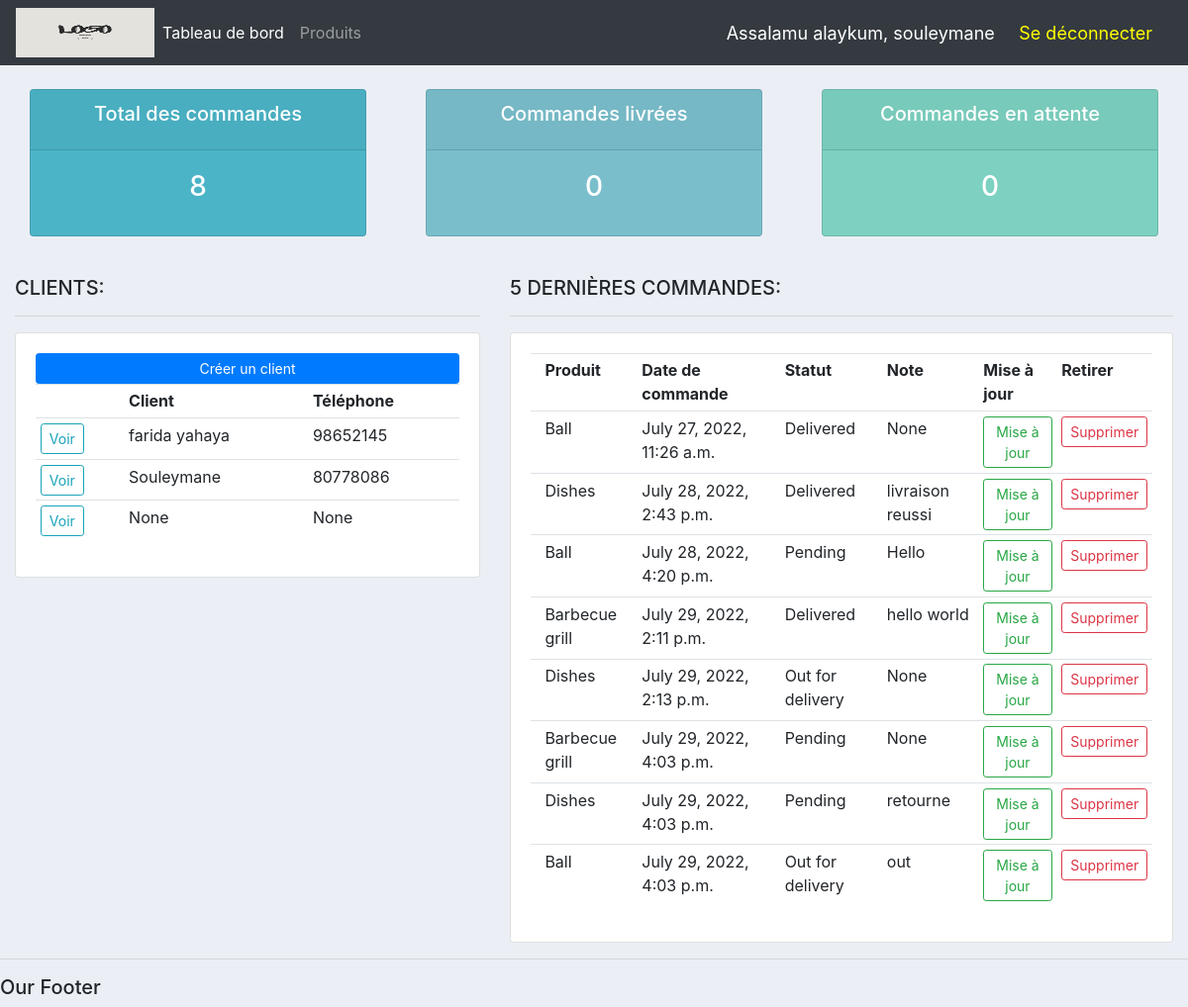
Page / (signed in) on the earlier database version.
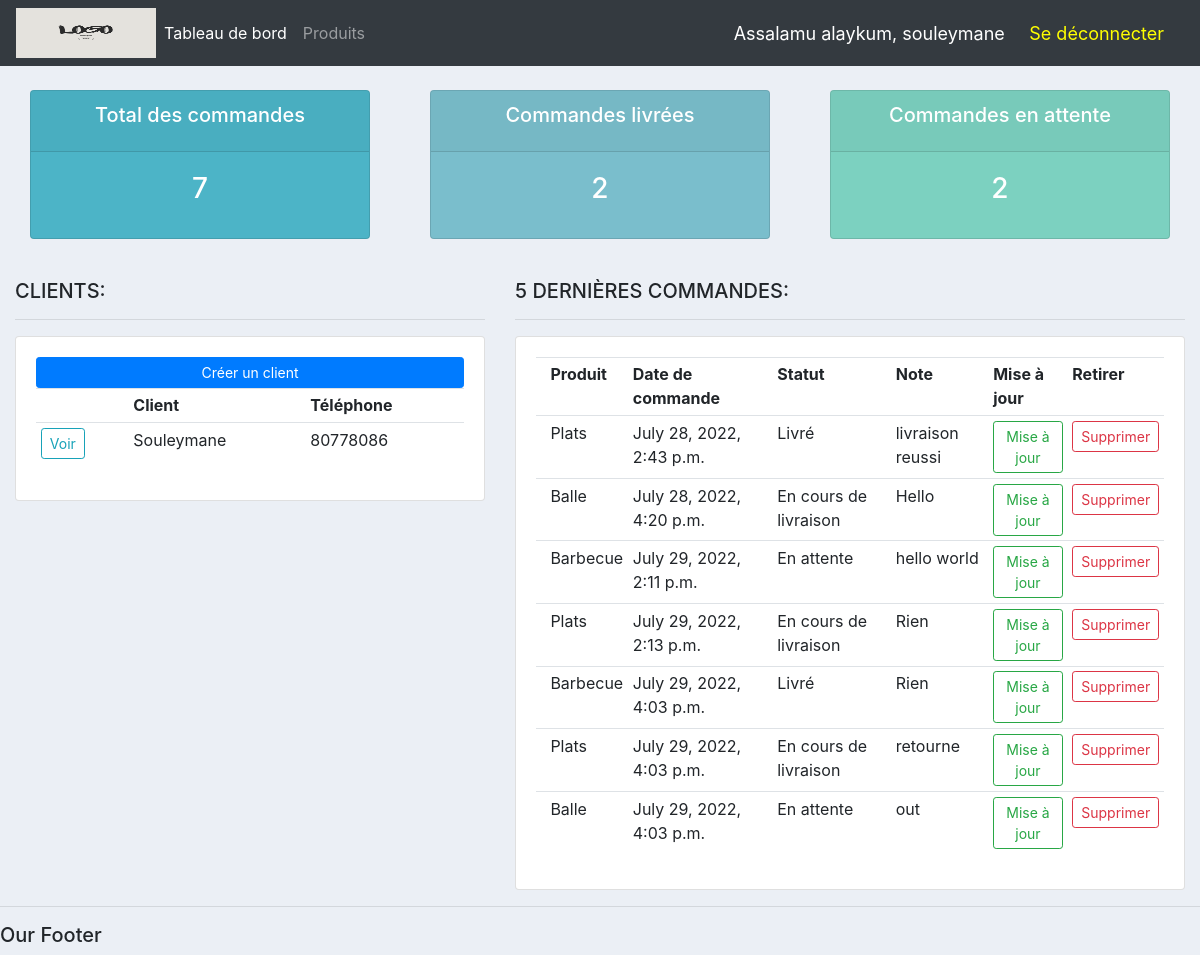
Same page on the later database version.
### accounts/models.py (models this page shows, shortened)
class Customer(models.Model):
    user = models.OneToOneField(User, null=True, blank=True, on_delete=models.CASCADE)
    name = models.CharField(max_length=200, null=True)
    phone = models.CharField(max_length=20, null=True)
    email = models.EmailField(max_length=200, null=True)
    profile_pic = models.ImageField(default="pp.jpeg", null=True, blank=True)
    date_created = models.DateTimeField(auto_now_add=True, null=True)

class Order(models.Model):
    STATUS = (
        ('En attente', 'En attente'),
        ('En cours de livraison', 'En cours de livraison'),
        ('Livré', 'Livré'),
    )
    customer = models.ForeignKey(Customer, null=True, on_delete=models.SET_NULL)
    product = models.ForeignKey(Product, null=True, on_delete=models.SET_NULL)
    date_created = models.DateTimeField(auto_now_add=True, null=True)
    status = models.CharField(max_length=200, null=True, choices=STATUS)
    note = models.CharField(max_length=100, null=True)

class Product(models.Model):
    CATEGORY = (
        ('Intérieur', 'Intérieur'),
        ('Extérieur', 'Extérieur'),
    )
    name = models.CharField(max_length=200, null=True)
    price = models.FloatField(null=True)
    category = models.CharField(max_length=200, null=True, choices=CATEGORY)
    description = models.CharField(max_length=200, null=True, blank=True)
    date_created = models.DateTimeField(auto_now_add=True, null=True)
    tags = models.ManyToManyField(Tag)
    def __str__(self):
        return self.name

### accounts/decorators.py (the view)
    def wrapper_func(request, *args, **kwargs):
        group = None
        if request.user.groups.exists():
            group = request.user.groups.all()[0].name
        if group == 'customer':
            return redirect('user_page')
        if group == 'admin':
            return view_func(request, *args, **kwargs)

### accounts/views/home.py (called while the page is built)
@login_required(login_url='login')
@admin_only
def home(request):
    orders = Order.objects.all()
    customers = Customer.objects.all()
    total_customers = customers.count()
    total_orders = orders.count()
    LivrE = orders.filter(status='Livré').count()
    En_attente = orders.filter(status='En attente').count()
    context = {'orders':orders, 'customers':customers,
    'total_orders':total_orders, 'LivrE':LivrE,
    'En_attente':En_attente}
    return render(request, 'accounts/dashboard.html', context)

### accounts/templates/accounts/dashboard.html
{% extends 'accounts/main.html' %}
{% block content %}
{% include 'accounts/status.html' %}
<br>
<div class="row">
    <div class="col-md-5">
        <h5>CLIENTS:</h5>
        <hr>
        <div class="card card-body">
            <a class="btn btn-primary btn-sm btn-block" href="">Créer un client</a>
            <table class="table table-sm">
                <tr>
                    <th></th>
                    <th>Client</th>
                    <th>Téléphone</th>
                </tr>
                {% for customer in customers %}
                    <tr>
                        <td><a class="btn btn-outline-info btn-sm" href="{% url 'customer' customer.id %}">Voir</a></td>
                        <td>{{ customer.name }}</td>
                        <td>{{ customer.phone }}</td>
                    </tr>
                {% endfor %}
            </table>
        </div>
    </div>
    <div class="col-md-7">
        <h5>5 DERNIÈRES COMMANDES:</h5>
        <hr>
        <div class="card card-body">
            <table class="table table-sm">
                <tr>
                    <th></th>
                    <th>Produit</th>
                    <th>Date de commande</th>
                    <th>Statut</th>
                    <th>Note</th>
                    <th>Mise à jour</th>
                    <th>Retirer</th>
                </tr>
                {% for order in orders %}
                    <tr>
                        <th></th>
                        <td>{{ order.product }}</dt>
                        <td>{{ order.date_created }}</dt>
                        <td>{{ order.status }}</dt>
                        <td>{{ order.note }}</dt>
                        <td><a a class="btn btn-outline-success btn-sm" href="{% url 'update_order' order.id %}">Mise à jour</a></td>
                        <td><a a class="btn btn-outline-danger btn-sm" href="{% url 'delete_order' order.id %}">Supprimer</a></td>
                    </tr>
                {% endfor %}
            </table>
        </div>
    </div>
</div>
{% endblock %}

### accounts/templates/accounts/main.html (shortened to what this page needs)
{% load static %}
<!DOCTYPE html>
<html>
<head>
    <link rel="stylesheet" href="https://cdn.jsdelivr.net/npm/bootstrap@4.3.1/dist/css/bootstrap.min.css"
>
    <link rel="stylesheet" type="text/css" href="{% static '/css/main.css' %}">
</head>
<body>
    {% include 'accounts/navbar.html' %}
    <div class="container-fluid">
    {% block content %}
    {% endblock %}
    </div>
    <hr>
    <h5>Our Footer</h5>
</body>
</html>

### accounts/templates/accounts/navbar.html (shortened to what this page needs)
{% load static %}
<nav class="navbar navbar-expand-lg navbar-dark bg-dark">
    <img style="height: 50px; width: 140px;" src="{% static 'images/logo1.png' %}">
    <div class="collapse navbar-collapse" id="navbarNav">
        <ul class="navbar-nav">
            {% if request.user.is_staff %}
            <li class="nav-item active">
                <a class="nav-link" href="{% url 'home' %}">Tableau de bord</a>
            </li>
            <li class="nav-item">
                <a class="nav-link" href="{% url 'products' %}">Produits</a>
            </li>
            {% else %}
            <li class="nav-item">
                <a class="nav-link" href="{% url 'account' %}">Paramètre</a>
            </li>
            {% endif %}
        </ul>
    </div>
    <span class="hello-msg">Assalamu alaykum, {{ request.user }}</span>&nbsp;
    <span><a class="href" href="{% url 'logout' %}">Se déconnecter</a></span>
</nav>

### accounts/templates/accounts/status.html
<br>
<div class="row">
    <div class="col">
        <div class="col-md">
            <div class="card text-center text-white mb-3" id="total-orders">
                <div class="card-header">
                    <h5 class="card-title">Total des commandes</h5>
                </div>
                <div class="card-body">
                    <h3 class="card-title">{{total_orders}}</h3>
                </div>
            </div>
        </div>
    </div>
    <div class="col">
        <div class="col-md">
            <div class="card text-center text-white mb-3" id="orders-delivered">
                <div class="card-header">
                    <h5 class="card-title">Commandes livrées</h5>
                </div>
                <div class="card-body">
                    <h3 class="card-title">{{LivrE}}</h3>
                </div>
            </div>
        </div>
    </div>
    <div class="col">
        <div class="col-md">
            <div class="card text-center text-white mb-3" id="orders-pending">
                <div class="card-header">
                    <h5 class="card-title">Commandes en attente</h5>
                </div>
                <div class="card-body">
                    <h3 class="card-title">{{En_attente}}</h3>
                </div>
            </div>
        </div>
    </div>
</div>

### static/css/main.css (style rules this page uses)
body { background-color: #ebeff5; }
#total-orders { background-color: #4cb4c7; }
#orders-delivered { background-color: #7abecc; }
#orders-pending { background-color: #7CD1C0; }

### accounts/templates/accounts/navbar.html (style rules this page uses)
.hello-msg { font-size: 18px; color: white; margin-right: 20px; }
.href { font-size: 18px; color: yellow; margin-right: 20px; }

Differences in the rows shown:
removed Customer: name "farida yahaya", phone "98652145"
removed Customer: name "None", phone "None"
removed Order: product "Ball", date_created "July 27, 2022, 11:26 a.m.", status "Delivered", note "None"
changed Order "July 28, 2022, 2:43 p.m.": product "Dishes" → "Plats"; status "Delivered" → "Livré"
changed Order "July 28, 2022, 4:20 p.m.": product "Ball" → "Balle"; status "Pending" → "En cours de livraison"
changed Order "July 29, 2022, 2:11 p.m.": product "Barbecue grill" → "Barbecue"; status "Delivered" → "En attente"
changed Order "July 29, 2022, 2:13 p.m.": product "Dishes" → "Plats"; status "Out for delivery" → "En cours de livraison"; note "None" → "Rien"
changed Order (number 5 of 7 on the later page): product "Barbecue grill" → "Barbecue"; status "Pending" → "Livré"; note "None" → "Rien"
changed Order "retourne": product "Dishes" → "Plats"; status "Pending" → "En cours de livraison"
changed Order "out": product "Ball" → "Balle"; status "Out for delivery" → "En attente"
Other differences:
{{ total_orders }}: "8" → "7"
{{ LivrE }}: "0" → "2"
{{ En_attente }}: "0" → "2"
